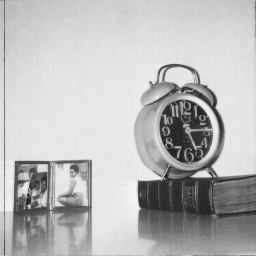
#> input picture Practice_7-8/clock.png, 256 x 256 px
$ jupyter execute Practice_7-8.ipynb
#> lines starting #> are read from the running program, lines starting #| are printed output that depends on the picture
[cell 1]
import numpy as np
import cv2
from matplotlib import pyplot as plt

## 1. Выполните сохранение монохромного изображения в виде текстового или бинарного файла.

[cell 2]
# разбиваем имя файла для упрощения создания названий производных файлов (текстовый и сжатый)
image_basename = "clock"
image_ext = "png"
image_fullname = f"{image_basename}.{image_ext}"

image = cv2.imread(image_fullname, cv2.IMREAD_GRAYSCALE)
#> image is the input picture: shape (256, 256); min 32, max 246, mean 186

print(f"Исходный размер: {image.nbytes} байт")
#| Исходный размер: 65536 байт
plt.imshow(image, cmap='gray')

[cell 3]
np.savetxt(f"{image_basename}_text.txt", image, fmt='%d')

## 2. Реализуйте алгоритм вейвлет-преобразования Хаара для изображения.

[cell 4]
def haar_wavelet_transform(img):
    img = img.astype(np.float32)
    h, w = img.shape
#> h = 256; w = 256

    # Строки
    # a a a | d d d
    # a a a | d d d
    # a a a | d d d
    # a a a | d d d
    temp = np.zeros_like(img)
    for i in range(h):
        for j in range(w//2):
            avg = (img[i, 2*j] + img[i, 2*j+1]) / 2
            diff = (img[i, 2*j] - img[i, 2*j+1]) / 2
            temp[i, j] = avg
            temp[i, j + w//2] = diff
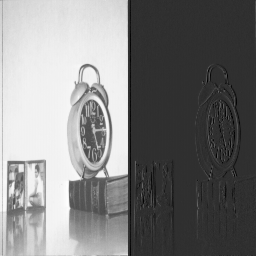
#> temp: shape (256, 256) float32; min -56.5, max 245.5, mean 92.8; drawn with min black and max white

    # Столбцы
    # a a a a a a
    # a a a a a a
    # -----------
    # d d d d d d
    # d d d d d d
    result = np.zeros_like(temp)
    for j in range(w):
        for i in range(h//2):
            avg = (temp[2*i, j] + temp[2*i+1, j]) / 2
            diff = (temp[2*i, j] - temp[2*i+1, j]) / 2
            result[i, j] = avg
            result[i + h//2, j] = diff
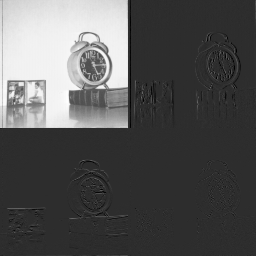
#> result: shape (256, 256) float32; min -53.25, max 245.2, mean 46.4; drawn with min black and max white

    # Отделяем подматрицы в компоненты
    ll = result[0:h//2, 0:w//2] # низкие частоты (верхний левый)
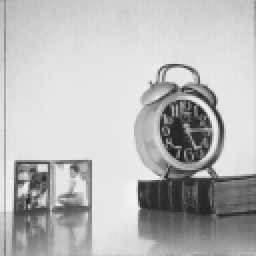
#> ll: shape (128, 128) float32 (shown 2 times larger); min 33.25, max 245.2, mean 186
    lh = result[0:h//2, w//2:w] # горизонтальные детали (верхний правый)
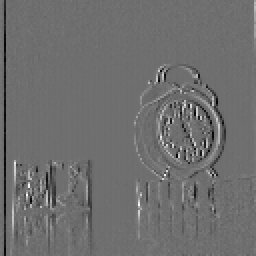
#> lh: shape (128, 128) float32 (shown 2 times larger); min -53.25, max 68.75, mean -0.3; drawn with min black and max white
    hl = result[h//2:h, 0:w//2] # вертикальные детали (нижний левый)
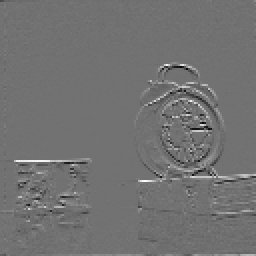
#> hl: shape (128, 128) float32 (shown 2 times larger); min -53, max 65.25, mean 0.1; drawn with min black and max white
    hh = result[h//2:h, w//2:w] # диагональные детали (нижний правый)
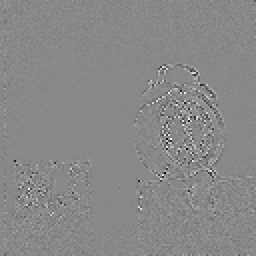
#> hh: shape (128, 128) float32 (shown 2 times larger); min -28.5, max 24.5, mean 0; drawn with min black and max white

    return ll, lh, hl, hh

ll, lh, hl, hh = haar_wavelet_transform(image.copy())

## 3. Выполните квантование высокочастотных компонент (прим., количество квантов = 4).

[cell 5]
def quantize(comp, quants=4):
#> called with quants = 4
    min_val, max_val = comp.min(), comp.max()
#> min_val = -53.25; max_val = 68.75
    # Считаем допустимый диапазон для каждого кванта
    diap = (max_val - min_val) / quants
#> diap = 30.5
    # Распределяем значения компоненты по квантам
    quant = np.round((comp - min_val) / diap).astype(int)
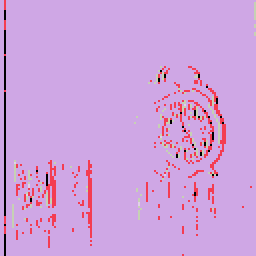
#> quant: shape (128, 128) int64 (shown 2 times larger); 5 distinct labels, from 0 to 4; one colour per label, 0 black
    quant = np.clip(quant, 0, quants - 1)
#> quant: shape (128, 128) int64; 4 distinct labels, from 0 to 3
    return quant

lh_q = quantize(lh)
hl_q = quantize(hl)
#> call 2 of quantize, with quants = 4
#> in quantize (call 2), `min_val, max_val = comp.min(), comp.max()`: min_val = -53; max_val = 65.25
#> in quantize (call 2), `diap = (max_val - min_val) / quants`: diap = 29.56
#> in quantize (call 2), `quant = np.round((comp - min_val) / diap).astype(int)`:
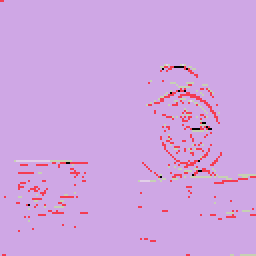
#> quant: shape (128, 128) int64 (shown 2 times larger); 5 distinct labels, from 0 to 4; one colour per label, 0 black
#> in quantize (call 2), `quant = np.clip(quant, 0, quants - 1)`: quant: shape (128, 128) int64; 4 distinct labels, from 0 to 3
hh_q = quantize(hh)
#> call 3 of quantize, with quants = 4
#> in quantize (call 3), `min_val, max_val = comp.min(), comp.max()`: min_val = -28.5; max_val = 24.5
#> in quantize (call 3), `diap = (max_val - min_val) / quants`: diap = 13.25
#> in quantize (call 3), `quant = np.round((comp - min_val) / diap).astype(int)`:
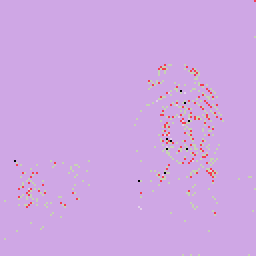
#> quant: shape (128, 128) int64 (shown 2 times larger); 5 distinct labels, from 0 to 4; one colour per label, 0 black
#> in quantize (call 3), `quant = np.clip(quant, 0, quants - 1)`: quant: shape (128, 128) int64; 4 distinct labels, from 0 to 3

## 4. Сохраните получившийся массив значений в текстовый или бинарный файл в порядке LL, LH, HL, HH вейвлет-преобразования Хафа. Компоненты LH, HL, HH храните в виде пар (значение, количество повторений).

[cell 6]
from itertools import groupby

def pair_encode(data):
    data = data.flatten()
    pairs = []
    # группируем повторяющиеся элементы (groupby возвращает значение и итератор на группу повт. элементов)
    for value, group in groupby(data):
        count = len(list(group))
        pairs.append((value, count))
    return pairs

# Запись компонент в файл
with open(f"{image_basename}_compressed.txt", 'w') as file:
    file.write("LL:\n")
    np.savetxt(file, ll, fmt='%d')

    components = {
      "LH": lh_q,
      "HL": hl_q,
      "HH": hh_q
    }

    for name, comp in components.items():
        file.write(f"\n{name}:\n")
        pairs = pair_encode(comp)
        for value, count in pairs:
            file.write(f"{value} {count}\n")
#> this loop made 3 passes
#> name on passes 1 to 3: 'LH', 'HL', 'HH'

## Сравните объем памяти, занимаемый исходным изображением (попиксельное хранение), и изображение, полученным после преобразования Хафа и сжатием длин серий.

[cell 7]
import os

original_text_size = os.path.getsize(f"{image_basename}_text.txt")
compressed_text_size = os.path.getsize(f"{image_basename}_compressed.txt")

print(f"Изначальный размер: {original_text_size} байт")
print(f"Размер после сжатия: {compressed_text_size} байт")
print(f"Коэф. сжатия: {original_text_size / compressed_text_size:.2f}")

[cell 8]
components = {
    "LL": ll,
    "LH": lh,
    "HL": hl,
    "HH": hh
}

plt.figure(figsize=(10, 10))

i = 1
for name, comp in components.items():
    plt.subplot(2, 2, i)
    plt.imshow(comp, cmap='gray')
    plt.title(f'{name} Компонента')
    plt.axis('off')
    i += 1
#> this loop made 4 passes
#> after the loop, i = 5

plt.tight_layout()
plt.show()
